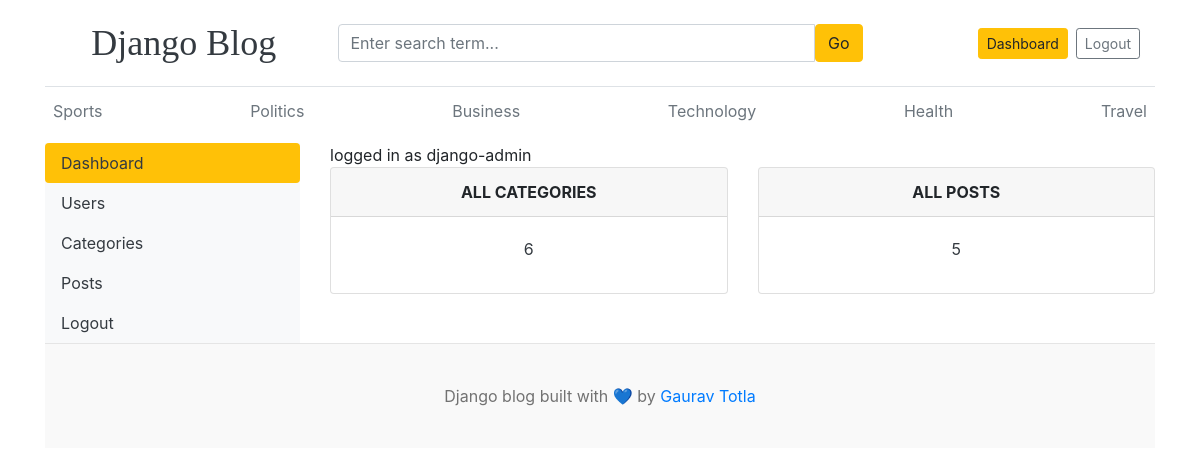
The page /dashboard/ (signed in) on the database its author committed.
### blogs/models.py (models this page shows)
class Category(models.Model):
    category_name = models.CharField(max_length=50, unique=True)
    created_at = models.DateTimeField(auto_now_add=True)
    updated_at = models.DateTimeField(auto_now=True)
    class Meta:
        verbose_name_plural = 'categories'
    def __str__(self):
        return self.category_name

### dashboards/views.py (the view)
# urls.py: path('dashboard/',include('dashboards.urls')),
@login_required(login_url='login')
def dashboard(request):
    category_count = Category.objects.all().count()
    blogs_count = Blog.objects.all().count()
    context = {
        'category_count' : category_count,
        'blogs_count' : blogs_count,
    }
    return render(request,'dashboard/dashboard.html', context)

### blogs/context_processors.py (called while the page is built)
def get_categories(request):
    categories = Category.objects.all()
    return dict(categories=categories)

def get_social_links(request):
    social_links = SocialLink.objects.all()
    return dict(social_links=social_links)

### templates/dashboard/dashboard.html
{% extends "base.html" %}
{% block content %}
<div class="row">
    {% include "dashboard/sidebar.html" %}
     <div class="col-md-9">
            <span>logged in as {{user}}</span>
        <div class="row">
            <div class="col">
                <div class="card border-default mb-3">
                    <div class="card-header text-center text-uppercase font-weight-bold">
                        All categories
                    </div>
                    <div class="card-body text-dark">
                        <div class="card-title text-center">{{ category_count }}</div>
                    </div>
                </div>
            </div>
            <div class="col">
                <div class="card border-default mb-3">
                    <div class="card-header text-center text-uppercase font-weight-bold">
                       All Posts
                    </div>
                    <div class="card-body text-dark">
                        <div class="card-title text-center">{{ blogs_count }}</div>
                    </div>
                </div>
            </div>
        </div>
     </div>
</div>
{% endblock content %}

### templates/base.html (shortened to what this page needs)
{% load static %}
<!DOCTYPE html>
<html lang="en">
<head>
    <link href="https://getbootstrap.com/docs/4.0/dist/css/bootstrap.min.css" rel="stylesheet">
    <link href="{% static 'css/blog.css' %}" rel="stylesheet">
    <link rel="stylesheet" href="https://cdnjs.cloudflare.com/ajax/libs/font-awesome/4.7.0/css/font-awesome.min.css">
  </head>
<body>
    <div class="container">
      <header class="blog-header py-3 border-bottom">
        <div class="container">
          <div class="row align-items-center text-center text-md-start">
            <div class="col-12 col-md-3 mb-2 mb-md-0">
              <a class="blog-header-logo text-dark text-decoration-none fs-4" href="/">
                Django Blog
              </a>
            </div>
            <div class="col-12 col-md-6 mb-2 mb-md-0">
              <form action="{% url 'search' %}" method="GET">
                <div class="input-group">
                  <input
                    class="form-control"
                    type="text"
                    name="keyword"
                    value="{{ keyword }}"
                    placeholder="Enter search term..."
                  />
                  <button class="btn btn-warning" type="submit">Go</button>
                </div>
              </form>
            </div>
            <div class="col-12 col-md-3 d-flex justify-content-center justify-content-md-end gap-2">
              {% if not user.is_authenticated %}
                <a class="btn btn-sm btn-warning" href="{% url 'login' %}">Login</a>
                <a class="btn btn-sm btn-outline-secondary ml-2" href="{% url 'register' %}">Register</a>
              {% else %}
                <a class="btn btn-sm btn-warning" href="{% url 'dashboard' %}">Dashboard</a>
                <a class="btn btn-sm btn-outline-secondary ml-2" href="{% url 'logout' %}">Logout</a>
              {% endif %}
            </div>
          </div>
        </div>
      </header>
      <div class="nav-scroller py-1 mb-2">
        <nav class="nav d-flex justify-content-between">
          {% for cat in categories %}
          <a class="p-2 text-muted" href="{% url "posts_by_category" cat.id %}">{{ cat }}</a>
          {% endfor %}
        </nav>
      </div>
{% block content %}
{% endblock  %}
        <footer class="blog-footer">
    <p>Django blog built with &#128153; by <a href="#">Gaurav Totla</a></p>
    </footer>
</body>
</html>

### blog_main/static/css/blog.css (style rules this page uses)
.blog-header { border-bottom: 1px solid #e5e5e5; }
.blog-header-logo { font-family: "Playfair Display", Georgia, "Times New Roman", serif; font-size: 2.25rem; }
.blog-footer { padding: 2.5rem 0; color: #727272; text-align: center; background-color: #f9f9f9; border-top: .05rem solid #e5e5e5; }
.blog-footer p:last-child { margin-bottom: 0; }

### rows shown on the page
Category: category_name "Sports"
Category: category_name "Politics"
Category: category_name "Business"
Category: category_name "Technology"
Category: category_name "Health"
Category: category_name "Travel"

### other values the page prints
{{ user }} "django-admin"
{{ category_count }} "6"
{{ blogs_count }} "5"
